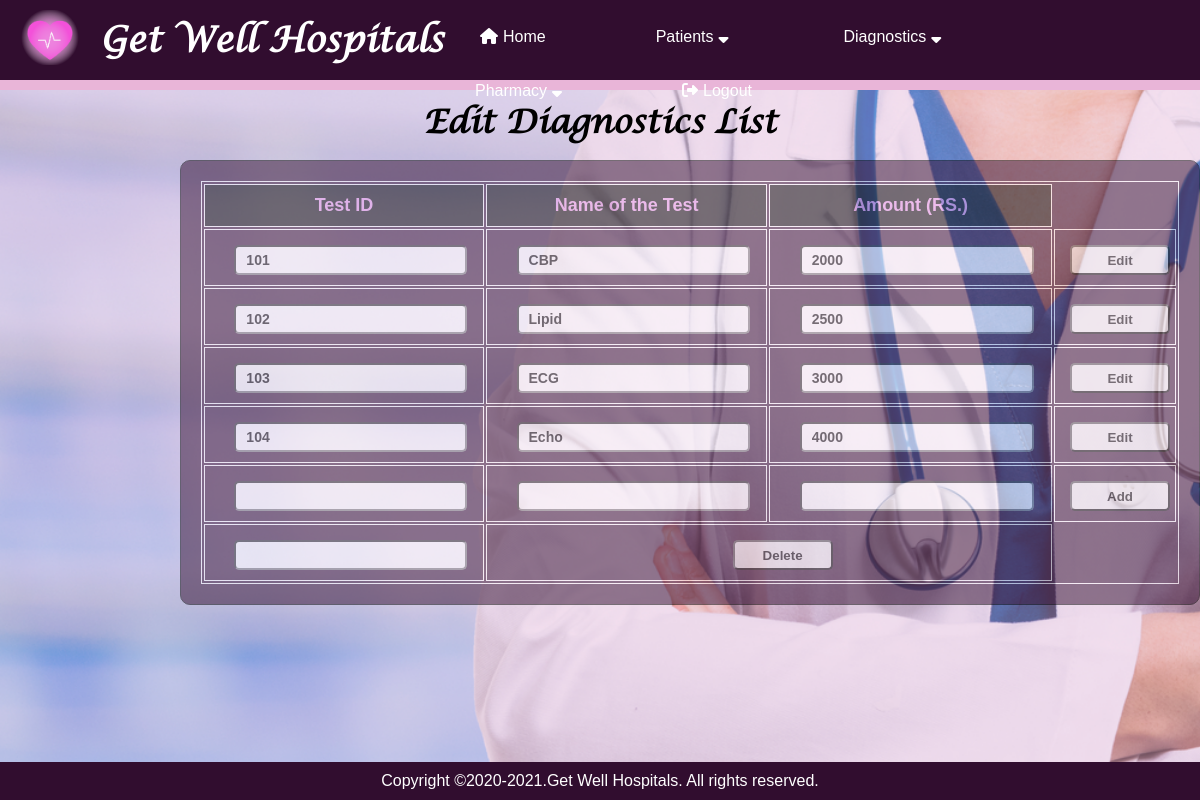
Page /edit_diagnostics on the earlier database version.
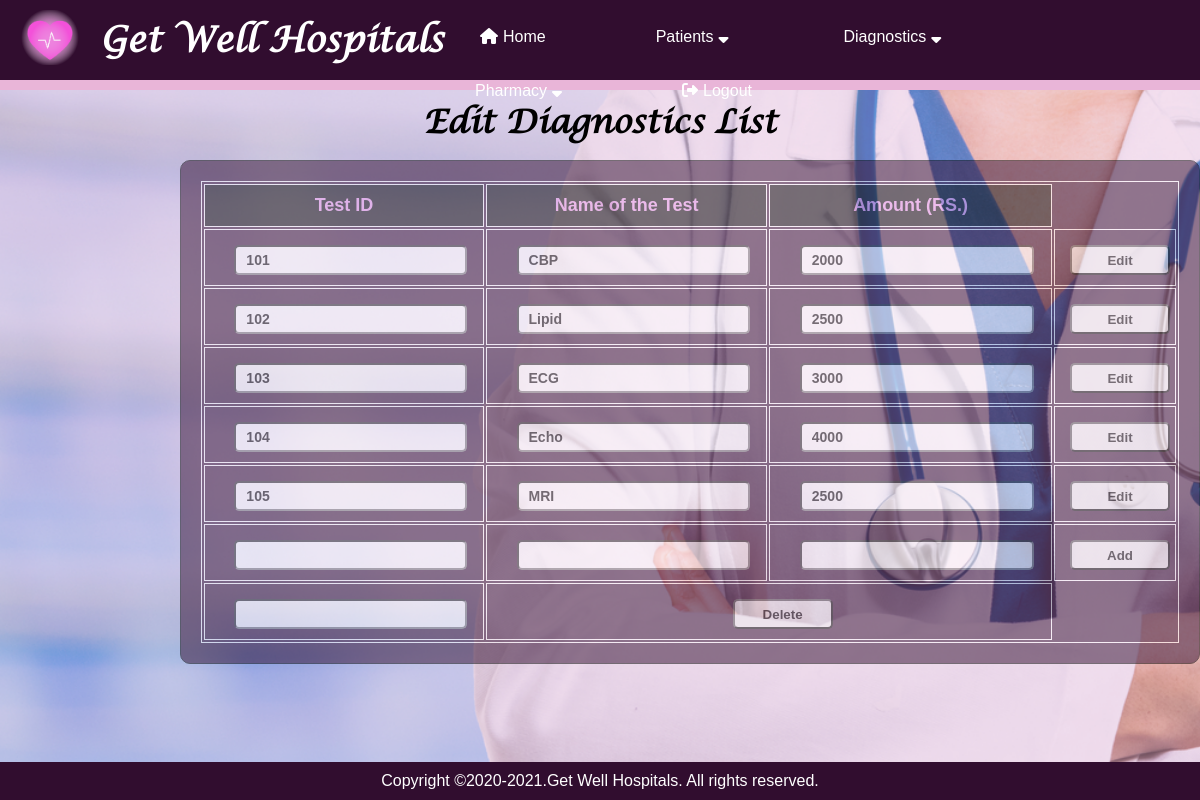
Same page on the later database version.
### application/routes.py (models this page shows)
class Diagnostic(db.Model):
    __tablename__ = 'diagnostic'
    diagnostic_id = Column(Integer, primary_key=True)
    name_of_the_test = Column(String)
    amount = Column(Integer)

### application/routes.py (the view)
@app.route('/edit_diagnostics')
def edit_diagnostics():
    diagnostics = Diagnostic.query.all()
    return render_template("edit_diagnostics.html",diagnostics=diagnostics,edit_id=0)

### application/templates/edit_diagnostics.html
{% extends "layout.html" %}
{% block content %}
<h1>Edit Diagnostics List</h1>
<div class="background_table_bill" style="left: 15%;">
  <div style="opacity:inherit 200%;">
       <table style="width:100%">
            <tr style="color: rgb(235, 157, 235);" >
              <th>Test ID</th>
              <th>Name of the Test</th>
              <th>Amount (RS.)</th>
            </tr>
            {% for dia in diagnostics %}
            <form action="edit_diagnostics3/{{dia.diagnostic_id}}" method="POST">
            <tr style="text-align: center;">
              <td><input type="text" name="diagnostic_id" value={{dia.diagnostic_id}}> </td>
              <td><input type="text" name="name_of_the_test" value="{{dia.name_of_the_test}}"></td>
              <td><input type="text" name="amount" value={{dia.amount}}></td>
              <td>
                <button type="submit" style="width:100px;">Edit</button>
              </td>
            </tr>
          </form>
            {% endfor %}
            <form action="add_diagnostics2" method="POST">
            <tr style="text-align: center;">
              <td><input type="text" name="diagnostic_id"></td>
              <td><input type="text" name="name_of_the_test"></td>
              <td><input type="text" name="amount"></td>
              <td>
               <button type="submit" style="width:100px;">Add</button>
              </td>
            </tr>
          </form>
          <form action="delete_diagnostics2" method="POST">
            <tr style="text-align: center;">
            <td><input type="text" name="diagnostic_id"></td>
            <td colspan='2'>
              <button type="submit" style="width:100px; ">Delete</button>
            </td>
          </tr>
        </form>
          </table>
        </div>
      </div>
      {% endblock %}

Differences in the rows shown:
added Diagnostic: diagnostic_id "105", name_of_the_test "MRI", amount "2500"
